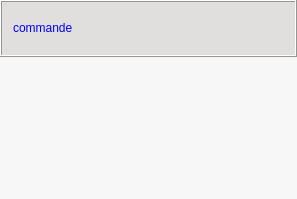
<?xml version="1.0" encoding="UTF-8"?>
<ui version="4.0">
 <class>WidgetOptionnel</class>
 <widget class="QWidget" name="WidgetOptionnel">
  <property name="geometry">
   <rect>
    <x>0</x>
    <y>0</y>
    <width>297</width>
    <height>199</height>
   </rect>
  </property>
  <property name="sizePolicy">
   <sizepolicy hsizetype="Preferred" vsizetype="Preferred">
    <horstretch>0</horstretch>
    <verstretch>0</verstretch>
   </sizepolicy>
  </property>
  <property name="minimumSize">
   <size>
    <width>0</width>
    <height>0</height>
   </size>
  </property>
  <property name="windowTitle">
   <string>WidgetOptionnel</string>
  </property>
  <property name="styleSheet">
   <string notr="true">background-color : rgb(224,223,222);
font : 'times' 9px</string>
  </property>
  <layout class="QVBoxLayout" name="verticalLayout">
   <property name="spacing">
    <number>0</number>
   </property>
   <property name="leftMargin">
    <number>0</number>
   </property>
   <property name="topMargin">
    <number>0</number>
   </property>
   <property name="rightMargin">
    <number>0</number>
   </property>
   <property name="bottomMargin">
    <number>0</number>
   </property>
   <item>
    <widget class="QFrame" name="frameLabelCommande">
     <property name="sizePolicy">
      <sizepolicy hsizetype="Expanding" vsizetype="Fixed">
       <horstretch>0</horstretch>
       <verstretch>0</verstretch>
      </sizepolicy>
     </property>
     <property name="frameShape">
      <enum>QFrame::Box</enum>
     </property>
     <property name="frameShadow">
      <enum>QFrame::Raised</enum>
     </property>
     <layout class="QHBoxLayout" name="horizontalLayout">
      <item>
       <widget class="QLabel" name="GeneaLabel">
        <property name="sizePolicy">
         <sizepolicy hsizetype="Preferred" vsizetype="Fixed">
          <horstretch>0</horstretch>
          <verstretch>0</verstretch>
         </sizepolicy>
        </property>
        <property name="minimumSize">
         <size>
          <width>0</width>
          <height>31</height>
         </size>
        </property>
        <property name="frameShape">
         <enum>QFrame::NoFrame</enum>
        </property>
        <property name="frameShadow">
         <enum>QFrame::Raised</enum>
        </property>
        <property name="text">
         <string>&lt;html&gt;&lt;head/&gt;&lt;body&gt;&lt;p&gt;&lt;span style=&quot; color:#0000ff;&quot;&gt;commande &lt;/span&gt;&lt;/p&gt;&lt;/body&gt;&lt;/html&gt;</string>
        </property>
       </widget>
      </item>
      <item>
       <spacer name="horizontalSpacer">
        <property name="orientation">
         <enum>Qt::Horizontal</enum>
        </property>
        <property name="sizeHint" stdset="0">
         <size>
          <width>1037</width>
          <height>20</height>
         </size>
        </property>
       </spacer>
      </item>
     </layout>
    </widget>
   </item>
   <item>
    <widget class="QWidget" name="widget_2" native="true">
     <property name="sizePolicy">
      <sizepolicy hsizetype="Preferred" vsizetype="Preferred">
       <horstretch>0</horstretch>
       <verstretch>0</verstretch>
      </sizepolicy>
     </property>
     <layout class="QVBoxLayout" name="verticalLayout_3">
      <property name="spacing">
       <number>0</number>
      </property>
      <property name="leftMargin">
       <number>0</number>
      </property>
      <property name="topMargin">
       <number>0</number>
      </property>
      <property name="rightMargin">
       <number>0</number>
      </property>
      <property name="bottomMargin">
       <number>0</number>
      </property>
      <item>
       <widget class="QScrollArea" name="scrollAreaCommandesOptionnelles">
        <property name="sizePolicy">
         <sizepolicy hsizetype="Preferred" vsizetype="Expanding">
          <horstretch>0</horstretch>
          <verstretch>0</verstretch>
         </sizepolicy>
        </property>
        <property name="styleSheet">
         <string notr="true">background : rgb(247,247,247)</string>
        </property>
        <property name="frameShape">
         <enum>QFrame::NoFrame</enum>
        </property>
        <property name="lineWidth">
         <number>0</number>
        </property>
        <property name="widgetResizable">
         <bool>true</bool>
        </property>
        <widget class="QWidget" name="groupesOptionnelsW">
         <property name="geometry">
          <rect>
           <x>0</x>
           <y>0</y>
           <width>297</width>
           <height>146</height>
          </rect>
         </property>
         <property name="sizePolicy">
          <sizepolicy hsizetype="Preferred" vsizetype="Preferred">
           <horstretch>0</horstretch>
           <verstretch>0</verstretch>
          </sizepolicy>
         </property>
         <layout class="QVBoxLayout" name="groupesOptionnelsLayout">
          <item>
           <spacer name="verticalSpacer">
            <property name="orientation">
             <enum>Qt::Vertical</enum>
            </property>
            <property name="sizeHint" stdset="0">
             <size>
              <width>20</width>
              <height>75</height>
             </size>
            </property>
           </spacer>
          </item>
         </layout>
        </widget>
       </widget>
      </item>
     </layout>
    </widget>
   </item>
  </layout>
 </widget>
 <layoutdefault spacing="6" margin="11"/>
 <pixmapfunction>qPixmapFromMimeSource</pixmapfunction>
 <resources/>
 <connections/>
</ui>
